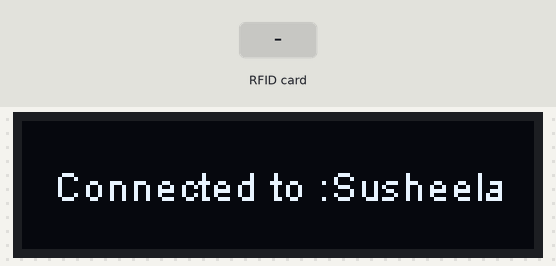
The sketch below on a simulated ESP32. Parts: 128×32 one-colour display. Inputs (shaded band) come from the test bench. WiFi joins after 1.5 s; servers stay silent unless stated; uploads are accepted with an empty reply; what the sketch prints to the serial monitor is not drawn.

Above: at 1.6 s.
At 4.7 s:
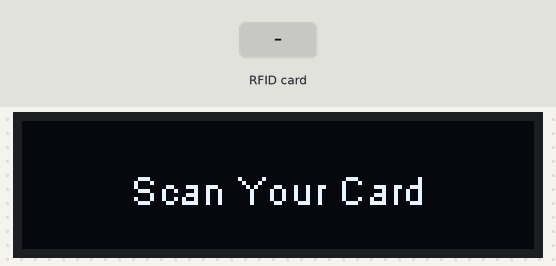
4.8 s: RFID card 5E 7A 19 C4 held to the reader
At 4.92 s:
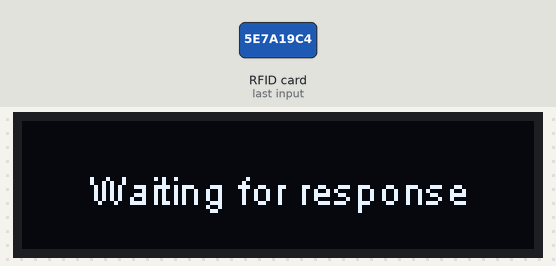
At 6.0 s:
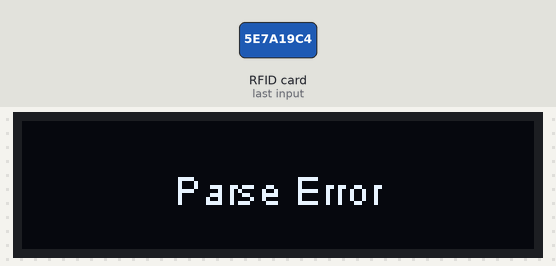
Timing chart, 0 to 7.8 s (numbered marks = the images above; inputs shaded):
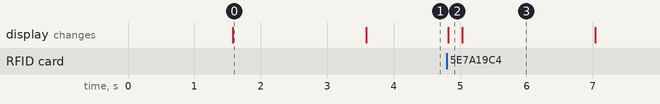

The sketch:

LMS_project.ino
```cpp
#include <HTTPClient.h>
#include <MFRC522.h>
#include <WiFi.h>
#include <Wire.h>
#include <SPI.h>
#include <SSD1306Wire.h>
#include <ArduinoJson.h>
#include "Rancho_Regular.h"
#include "secrets.h"

#define SS_PIN 21
#define RST_PIN 5

MFRC522 mfrc522(SS_PIN, RST_PIN);

const char *ssid = WLAN_USERNAME;
const char *password = WLAN_PASSWORD;

#define OLED_SDA 4
#define OLED_SCL 22
SSD1306Wire display(0x3C, OLED_SDA, OLED_SCL, GEOMETRY_128_32);

void setup() {
  Serial.begin(9600);
  SPI.begin();
  mfrc522.PCD_Init();
  display.init();
  display.flipScreenVertically();
  connectToWiFi();
}

void loop() {
  if (!WiFi.isConnected()) {
    connectToWiFi();
  }

  display.clear();
  display.setFont(ArialMT_Plain_10);
  display.setTextAlignment(TEXT_ALIGN_CENTER);
  display.drawString(64, 11, "Scan Your Card");
  display.display();

  if (!mfrc522.PICC_IsNewCardPresent()) {
    return;
  }

  if (!mfrc522.PICC_ReadCardSerial()) {
    return;
  }

  String CardID = "";
  for (byte i = 0; i < mfrc522.uid.size; i++) {
    CardID += mfrc522.uid.uidByte[i];
  }

  CardID.replace(" ", "");
  Serial.print(CardID);
  SendCardID(CardID);
}

void SendCardID(String Card_uid) {
  display.clear();
  display.setFont(ArialMT_Plain_10);
  display.setTextAlignment(TEXT_ALIGN_CENTER);
  display.drawString(64, 11, "Waiting for response");
  display.display();

  if (WiFi.isConnected()) {
    HTTPClient http;

    // Set the endpoint URL
    String Link = String(REQ_URL) + "/api/scan-info/get-uid";
    http.begin(Link);

    // Set headers
    http.addHeader("Content-Type", "application/json");
    http.addHeader("x-api-key", "lms_g9-yIq13f6ICpwPngkAa-tTzTeCcrzO9UMoCofz6");

    // Create JSON payload
    StaticJsonDocument<200> requestDoc;
    requestDoc["uid"] = Card_uid;
    String requestBody;
    serializeJson(requestDoc, requestBody);

    // Send POST request
    int httpCode = http.POST(requestBody);
    String payload_string = http.getString();
    Serial.println(httpCode);
    Serial.println(payload_string);

    StaticJsonDocument<512> doc;
    DeserializationError error = deserializeJson(doc, payload_string);

    if (error) {
      Serial.print(F("deserializeJson() failed: "));
      Serial.println(error.f_str());
      display.clear();
      display.setFont(ArialMT_Plain_10);
      display.setTextAlignment(TEXT_ALIGN_CENTER);
      display.drawString(64, 11, "Parse Error");
      display.display();
      delay(2000);
      http.end();
      return;
    }

    const char *message = doc["message"];

    if (httpCode == 200 || httpCode == 201) {
      display.clear();
      display.setFont(ArialMT_Plain_10);
      display.setTextAlignment(TEXT_ALIGN_CENTER);
      String msg = String(message);
      if (msg.length() > 21) {
        int splitPos = msg.lastIndexOf(' ', 21);
        if (splitPos == -1) splitPos = 21;
        display.drawString(64, 4, msg.substring(0, splitPos));
        display.drawString(64, 18, msg.substring(splitPos + 1));
      } else {
        display.drawString(64, 11, msg);
      }
      display.display();
      delay(2000);
    } else if (httpCode == 404) {
      display.clear();
      display.setFont(ArialMT_Plain_10);
      display.setTextAlignment(TEXT_ALIGN_CENTER);
      String msg = String(message);
      if (msg.length() > 21) {
        int splitPos = msg.lastIndexOf(' ', 21);
        if (splitPos == -1) splitPos = 21;
        display.drawString(64, 4, msg.substring(0, splitPos));
        display.drawString(64, 18, msg.substring(splitPos + 1));
      } else {
        display.drawString(64, 11, msg);
      }
      display.display();
      delay(2000);
    } else if (httpCode == -1) {
      display.clear();
      display.setFont(ArialMT_Plain_10);
      display.setTextAlignment(TEXT_ALIGN_CENTER);
      display.drawString(64, 4, "Internal Server");
      display.drawString(64, 18, "ERROR");
      display.display();
      delay(2000);
    } else {
      display.clear();
      display.setFont(ArialMT_Plain_10);
      display.setTextAlignment(TEXT_ALIGN_CENTER);
      display.drawString(64, 4, "HTTP ERROR:");
      display.drawString(64, 18, String(httpCode));
      display.display();
      delay(2000);
    }

    http.end();
  }
}

void connectToWiFi() {
  display.clear();
  display.setFont(ArialMT_Plain_10);
  display.setTextAlignment(TEXT_ALIGN_CENTER_BOTH);
  display.drawString(64, 16, "Initializing");
  display.display();
  WiFi.mode(WIFI_STA);
  WiFi.begin(ssid, password);
  unsigned long startTime = millis();

  while (WiFi.status() != WL_CONNECTED && millis() - startTime < 10000) {
    delay(500);
    Serial.print(".");
  }

  if (WiFi.status() == WL_CONNECTED) {
    Serial.println("");
    Serial.println("Connected to");
    Serial.println(ssid);
    display.clear();
    display.setFont(ArialMT_Plain_10);
    display.setTextAlignment(TEXT_ALIGN_CENTER_BOTH);
    display.drawString(64, 16, "Connected to :" + String(ssid));
    display.display();
  } else {
    display.clear();
    display.setFont(ArialMT_Plain_10);
    display.setTextAlignment(TEXT_ALIGN_CENTER_BOTH);
    display.drawString(64, 8, "Failed to connect");
    display.drawString(64, 20, "to Wi-Fi");
  }

  display.display();
  delay(2000);
}
```

secrets.h
```cpp
#define WLAN_USERNAME "Susheela"
#define WLAN_PASSWORD "ammukmsusheela"
#define REQ_URL "http://4.240.91.111:8000"
```

Source omitted: ncho_Regular.h (data table, 36444 bytes)

Measured:
- after the input at 4.8 s, the display: changes at once (image 2)
- what the display in image 0 shows lasts 2.0 s, from 1.6 s to 3.6 s
